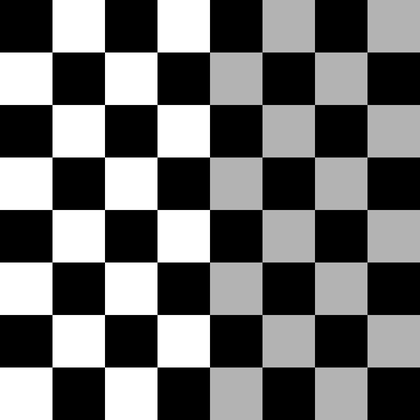
%> input picture Input Images/checkerboard.png, 420 x 420 px, shrunk from 1024 x 1024 before the run
$ octave --eval "result = HarrisCorner(imread('../Input Images/checkerboard.png'));"   (GNU Octave 9; MATLAB toolbox functions it lacks are replaced by stand-ins)
%> lines starting %> are read from the running program, lines starting %| are printed output that depends on the picture; in (x1, y1, x2, y2) boxes, pixels count from 0 and x2, y2 are one past the last pixel; in counts of white or black regions, pixels touching at a corner belong together; the program's own positions count from 1
### Code/nonmaxsup2d.m
%% Nonmaxmimum Suppression
function imgResult = nonmaxsup2d(I)
imgResult = zeros(size(I));
for y = 2:size(I, 1)-1
    for x = 2:size(I, 2)-1
        offx = [1 1 0 -1 -1 -1  0  1];
        offy = [0 1 1  1  0 -1 -1 -1];
        val = I(y, x);
        is_max = true;
        for i=1:8
            if y == 2 && offy(i) == -1
                continue
            end
            if y ==size(I,1)-1 && offy(i) == 1
                continue
            end
            if x ==2 && offx(i) == -1
                continue
            end
            if x ==size(I,2)-1 && offx(i) == 1
                continue
            end
            if val < I(y+offy(i), x+offx(i))
                is_max = false;
                break;
            end
        end
        if is_max
            imgResult(y, x) = val;
        end
    end
end
end

### Code/Corner Detection.m
function [x,y, scores,Ix,Iy]=HarrisCorner(I)
I= imread ('checkerboard.png');
C = detectHarrisFeatures(I);
img = im2double (I);

figure (1);
subplot(1,2,1);
imshow (I);
title ('Original Image');

subplot(1,2,2);
imshow(img);
hold on
point_num = 50;
plot(C.selectStrongest(point_num).Location(:,1),C.selectStrongest(point_num).Location(:,2),'r*');
title('Harris corners Image')
%Some Important Variables
sigma1=sqrt(2);
Sigma=1;
Gaussian_img = imgaussfilt (img, sigma1);

figure (2);
subplot(1,2,1)
h = [-1 0 1];
Ix = imfilter(Gaussian_img,h);
imshow(Ix)
title('x derivative')
subplot(1,2,2)
h = [-1; 0; 1];
Iy = imfilter(Gaussian_img,h);
imshow(Iy)
title('y derivative')
% create X and Y Sobel filters
horizontal_filter = [1 0 -1; 2 0 -2; 1 0 -1];
vertical_filter = [1 2 1; 0 0 0 ; -1 -2 -1];

% using imfilter to get our gradient in each direction
dx= imfilter(img, horizontal_filter);
dy = imfilter(img, vertical_filter);
%2nd Step: Computing the Derivatives
Ix=conv2(double(I),dx,'same');
Iy=conv2(double(I),dy,'same');
Ixy=Ix.*Iy;
%The Derivative Masks
[dx,dy]=meshgrid(-1:1 ,-1:1);
hold on
%2nd Step: Smoothing using Gaussian Filter
g=fspecial('gaussian',5,Sigma);
Ix2=conv2(Ix.*Ix ,g,'same');
Iy2=conv2(Iy.*Iy ,g,'same');
Ixy=conv2(Ixy,g,'same');
figure(3);
subplot(1,2,1);
imshow(Ixy);
title('Smoothing');
hold on

% set empirical constant between 0.04-0.06
k = 0.04;

num_rows = size(I,1);
num_cols = size(I,2);

% create a matrix to hold the Harris values
H = zeros(num_rows, num_cols);

for y = 6:size(image,1)-6
    for x = 6:size(image,2)-6
        % calculate means (because mean is sum/num pixels)
        % generally, this algorithm calls for just finding a sum,
        % but using the mean makes visualization easier, in my code,
        % and it doesn't change which points are computed to be corners.
        % Ix2 mean
        Ix2_matrix = Ix2(y-2:y+2,x-2:x+2);
        Ix2_mean = sum(Ix2_matrix(:));

        % Iy2 mean
        Iy2_matrix = Iy2(y-2:y+2,x-2:x+2);
        Iy2_mean = sum(Iy2_matrix(:));

        % Ixy mean
        Ixy_matrix = Ixy(y-2:y+2,x-2:x+2);
        Ixy_mean = sum(Ixy_matrix(:));

        % compute R, using te matrix we just created
        Matrix = [Ix2_mean, Ixy_mean;
                  Ixy_mean, Iy2_mean];
        R = det(Matrix) - (k * trace(Matrix)^2);

        % store the R values in our Harris Matrix
        H(y,x) = R;

    end
end
% set threshold of 'cornerness' to 5 times average R score
avg_r = mean(mean(H));
threshold = abs(5 * avg_r);

[row, col] = find(H > threshold);

scores = [];
%get all the values
for index = 1:size(row,1)
    %see what the values are
    r = row(index);
    c = col(index);
    scores = cat(2, scores,H(r,c));
end
y = row;
x = col;

imgResult = nonmaxsup2d(I);
figure(3);
subplot(1,2,2);
imshow(imgResult);
title('Non-MaximumSuppression');
end
%> in HarrisCorner, I is the input picture: size 420x420 uint8; min 0, max 255, mean 108.7
%> in HarrisCorner, `C = detectHarrisFeatures(I);`: C = 49 points; strongest (x, y): (105, 106), (105, 211), (105, 316), (106, 53), (106, 158)
%> in HarrisCorner, `Ix=conv2(double(I),dx,'same');`:
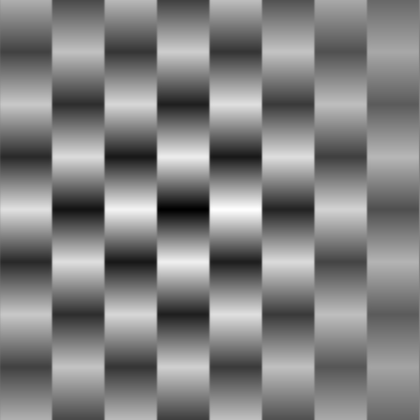
%> Ix: size 420x420 double; min -2200874.6, max 2203505, mean 40516.9; drawn with min black and max white
%> in HarrisCorner, `Iy=conv2(double(I),dy,'same');`:
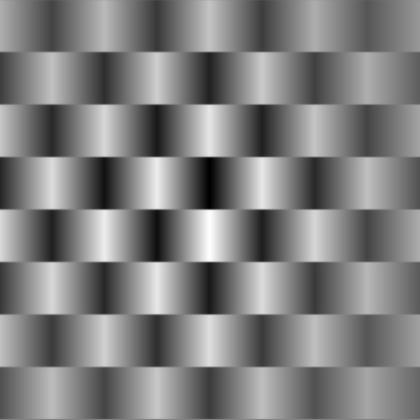
%> Iy: size 420x420 double; min -2202086.3, max 2202403.2, mean 1834.1; drawn with min black and max white
%> in HarrisCorner, `Ixy=Ix.*Iy;`:
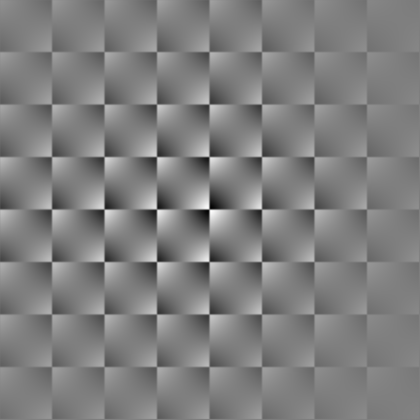
%> Ixy: size 420x420 double; min -4.31e+12, max 4.32e+12, mean 1.06e+09; drawn with min black and max white
%> in HarrisCorner, `Ix2=conv2(Ix.*Ix ,g,'same');`:
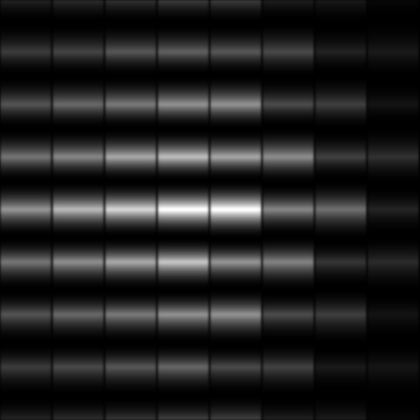
%> Ix2: size 420x420 double; min 411010999.5, max 4.73e+12, mean 6.3e+11; drawn with min black and max white
%> in HarrisCorner, `Iy2=conv2(Iy.*Iy ,g,'same');`:
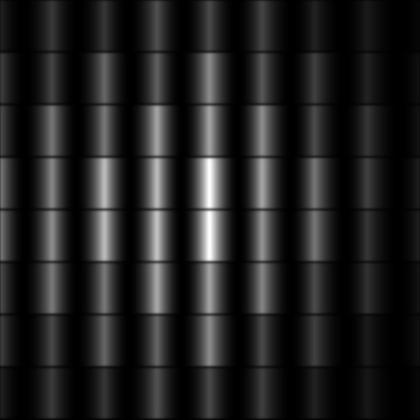
%> Iy2: size 420x420 double; min 326295021.1, max 4.73e+12, mean 6.25e+11; drawn with min black and max white
%> in HarrisCorner, `imshow(Ixy);`:
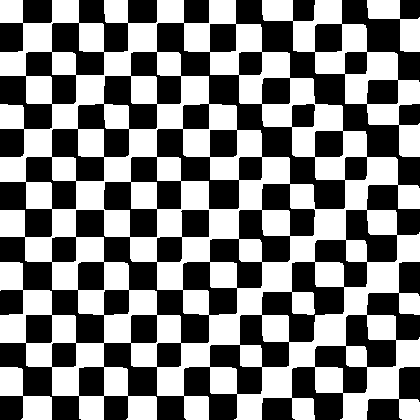
%> displayed picture: size 420x420, on the screen's scale of 0 to 255; 50% white; 5 black regions, box (x1, y1, x2, y2) and area: (0, 0, 420, 420) 71897, (262, 262, 420, 420) 6818, (0, 0, 157, 157) 6806, (367, 367, 420, 420) 1333, (0, 0, 52, 52) 1328
%> after the loop in HarrisCorner, `for y = 6:size(image,1)-6`: H: size 420x420 double; every value is 0
%> in HarrisCorner, `avg_r = mean(mean(H));`: avg_r = 0
%> in HarrisCorner, `[row, col] = find(H > threshold);`: row = []
%> `result = HarrisCorner(imread('../Input Images/checkerboard.png'));`:
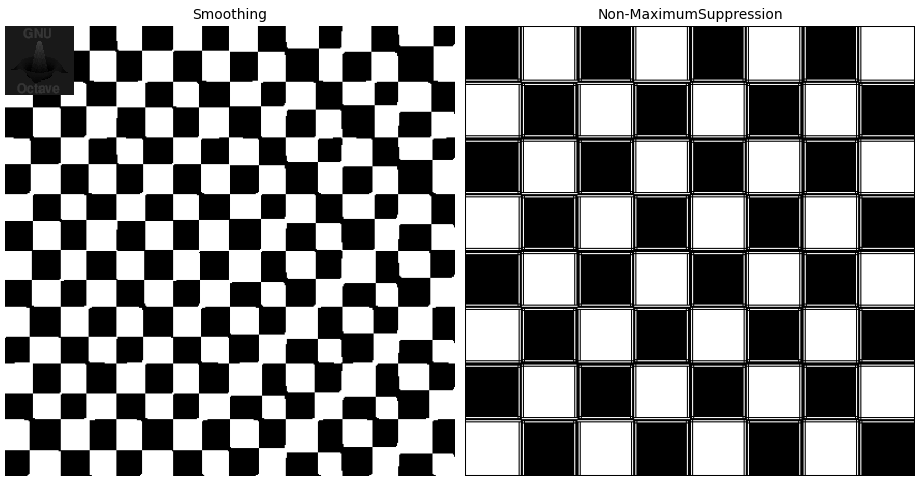
%> figure redrawn from the program's plot data, 2 panels
